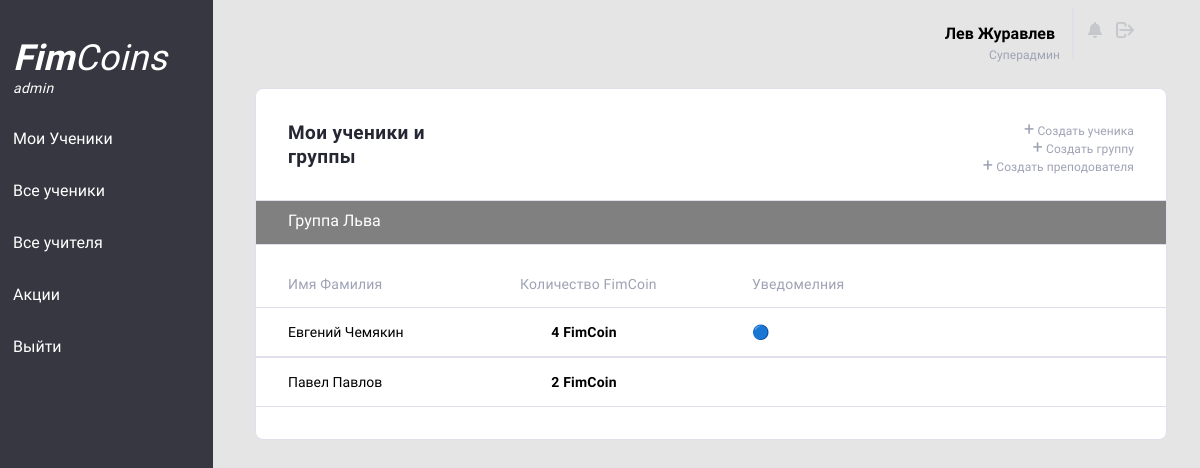
/fimcoinadmin (signed in), run on the app's committed database.
### mainCoins/models.py (models this page shows, shortened)
class TeachersInfo(models.Model):
    user_name = models.OneToOneField(User, on_delete=models.CASCADE)
    who_add_me = models.ForeignKey(User, related_name='who_add_me', on_delete=models.SET_NULL, null=True,)
    is_super_user = models.BooleanField("Суперадмин", default=False)
    slug = models.SlugField(max_length=150, null=True, blank=True, unique=True)
    email = models.EmailField("Адрес электронной почты", max_length=32, unique=True)
    name = models.CharField("Имя", blank=False, null=True, max_length=32)
    second_name = models.CharField("Фамилия", blank=False, null=True, max_length=32)
    phone_number = models.CharField("Номер телефона", blank=True, null=True, max_length=32)
    password = models.CharField("Пароль", blank=True, null=True, max_length=32, )
    group = models.ManyToManyField(Groups, blank=True)

class Groups(models.Model):
    group_name = models.CharField("Имя группы",
                                  max_length=30,
                                  unique=True)
    slug = models.SlugField(max_length=150, null=True, blank=True, unique=True)
    LITTLE = 'Little'
    MIDDLE = 'Middle'
    OLD = 'Old'
    AGE_CHOICES = [
        (LITTLE, '7-10 лет'),
        (MIDDLE, '10-14 лет'),
        (OLD, '14-17 лет'),
    ]
    group_age = models.CharField("Возраст",
                                 blank=True,
                                 null=True,
                                 max_length=7,
                                 choices=AGE_CHOICES,
                                 default=MIDDLE)
    slug = models.SlugField(max_length=150, null=True, blank=True, unique=True)
    def __str__(self):
        return self.group_name

class StudentsInfo(models.Model):
    user_name = models.OneToOneField(User, on_delete=models.CASCADE, null=True, blank=True)
    slug = models.SlugField(max_length=150, null=True, blank=True, unique=True)
    name = models.CharField("Имя", blank=False, null=True, max_length=32)
    second_name = models.CharField("Фамилия", blank=False, null=True, max_length=32)
    father_name = models.CharField("Отчество", blank=True, null=True, max_length=32)
    date_of_birth = models.DateField("Дата рождения", blank=True, null=True)
    phone_number = models.CharField("Номер телефона", blank=True, null=True, max_length=32)
    password = models.CharField("Password", blank=True, null=True, max_length=32)
    coins = models.IntegerField(default=0, validators=[MinValueValidator(0), MaxValueValidator(1000)])
    notifications = models.TextField("Уведомеления", blank=False, null=True, max_length=4000)
    STUDENT = 'ST'
    DELETED_USER = 'DU'
    GRADUATE = 'GR'
    STATUS_CHOICES = [(STUDENT, 'Ученик'), (DELETED_USER, 'Удаленный студент'), (GRADUATE, 'Выпускник')]
    status_name = models.CharField(blank=True, null=True, max_length=2, choices=STATUS_CHOICES, default=STUDENT, )
    group = models.ForeignKey(Groups, on_delete=models.SET_NULL, blank=True, null=True)
    equities = models.ManyToManyField(Equities, blank=True)

### mainCoins/views.py (the view)
# urls.py: path('fimcoinadmin', fimCoinAdmin, name='fimcoinadmin'),
def fimCoinAdmin(request):
    if chekingForTeacher(request):
        teacher = TeachersInfo.objects.get(user_name=request.user)
        context = {}
        context['myGroups'] = teacher.group.all()
        context['Student'] = StudentsInfo.objects.all()
        return render(request, 'mainCoins/fimcoinadmin.html', context)
    else:
        return redirect('/')

### mainCoins/views.py (called while the page is built)
def chekingForTeacher(request):
    if request.user.is_authenticated:
        try:
            TeachersInfo.objects.get(user_name=request.user)
            return True
        except:
            return False

### mainCoins/templates/mainCoins/fimcoinadmin.html (shortened to what this page needs)
{% extends 'mainCoins/baseAdmin.html' %}
{% block content %}
<div class="container">
    <div class="container-header">
        <h1 class="Today_s_trends_block_name">
           Мои ученики и группы
        </h1>
        <div class="header_gray_text">
            <a href="/сreateStudent" class="notUnderlineGrayLink"><span style="font-size: 18px;">+</span> Создать ученика <br></a>
            <a href="/сreateGroup" class="notUnderlineGrayLink"><span style="font-size: 18px;">+</span> Создать группу <br></a>
            <a href="/сreateTeacher" class="notUnderlineGrayLink"><span style="font-size: 18px;">+</span> Создать преподователя </a>
        </div>
    </div>
    {% for i in myGroups %}
        <p class="Group_name">
            <a class="a_white" href="{% url 'groupDetail' slug=i.slug %}">
                <p class="Group_name_background"> {{ i }}</p>
            </a>
        </p>
        {% if Student %}
        <div class="tabel-header">
            <p class="tabel-header-text first-table-column"> Имя Фамилия </p>
            <p class="tabel-header-text second-table-column"> Количество FimCoin </p>
            <p class="tabel-header-text second-table-column"> Уведомелния </p>
        </div>
        {% for j in Student %}
            {% if j.group == i  %}
                <div class="user-data-row">
                    <a href="{% url 'studentdetailurl' slug=j.slug %}" class="notUnderlineGrayLink" style="color: black;">
                   {% if j.second_name %}
                      <p class="first-table-column studentName"> {{ j.name }} {{ j.second_name }} </p>
                    {% else %}
                        <p class="first-table-column studentName"> {{ j.name }}</p>
                    {% endif %}
                    </a>
                    <div class="studentCoinCount second-table-column">
                        <a href="{% url 'addFimCoins' slug=j.slug %}" class="a_black">
                            <p class="fimCoinCount"> {{j.coins}} FimCoin </p>
                        </a>
                    </div>
                     <div class="tabel-header-text second-table-column">
                         {% if j.notifications %}
                        <a href="{% url 'notification' slug=j.slug %}" class="a_black">
                            <p> 🔵 </p>
                        </a>
                         {% endif %}
                    </div>
                </div>
            {% endif %}
        {% endfor%}
    {% endif %}
    {% endfor%}
</div>
{% endblock %}

### mainCoins/templates/mainCoins/baseAdmin.html (shortened to what this page needs)
<!DOCTYPE html>
<html lang="ru">
<head>
    {% load static %}
    <link rel="stylesheet" type="text/css" href="{% static 'css/adminStyles.css' %}">
    <link rel="stylesheet" type="text/css" href="{% static 'css/addaptive-admin-styles.css' %}">
</head>
<body>
<div class="LeftMenu">
    <p id="title">
        <a href="/" class="notUnderlineLink">
            <span id="titlebold">Fim</span><span id="titlelight">Coins</span>
        </a>
        <p id="admintext">admin</p>
    </p>
    <a href="/", class="LeftMenu_a">Мои Ученики </a>
    <a href="/fimcoinadminAllStudents", class="LeftMenu_a">Все ученики</a>
    <a href="/fimcoinadminAllTeacher", class="LeftMenu_a">Все учителя</a>
    <a href="/fimcoinadminEquitiess", class="LeftMenu_a">Акции</a>
    <a href="logout", class="LeftMenu_a">Выйти</a>
</div>
<div class="main">
    <div class="Header">
    <div class="User_info">
        <a href="{% url 'teacherDetail' slug=request.user.teachersinfo.slug %}" style="color: black; text-decoration: none;">
            <p class="username"> {{request.user.teachersinfo.name}} {{request.user.teachersinfo.second_name}}</p>
        </a>
    </div>
    <div class="verticalLine"></div>
        {% if request.user.is_authenticated %}
    <div class="icons">
        {% if request.user.is_superuser %}
        <a href="/admin", class="notUnderlineLink">
            <img class ="icon"  id="notification" src="{% static 'icons/Vector.png' %}">
        </a>
        {% endif %}
        <a href="{% url 'logout' %}">
            <img class ="icon", id="logout"src="{% static 'icons/logOutIco.png' %}">
        </a>
    </div>
        {% endif %}
</div>
    {% if request.user.teachersinfo.is_super_user %}
        <p class="little_gray" style="text-align: right; margin-right: 122px; margin-top: -12px;" > Суперадмин </p>
    {% endif %}
{% block content %}
{% endblock %}
</div>
<div class="hamburger-menu">
    <ul class="menu__box">
      <li><a class="menu__item" href="/">Мои Ученики</a></li>
			<li><a class="menu__item" href="/fimcoinadminAllStudents">Все ученики</a></li>
			<li><a class="menu__item" href="/fimcoinadminAllTeacher">Все учителя</a></li>
			<li><a class="menu__item" href="/fimcoinadminEquitiess">Акции</a></li>
			<li><a class="menu__item" href="{% url 'logout' %}">Выйти</a></li>
    </ul>
  </div>
</body>
</html>

### static/css/adminStyles.css (style rules this page uses)
body { background-color: #E5E5E5; }
.LeftMenu { background-color: #363740; color: white; margin-top: 0px; font-family: 'Mulish', sans-serif; height: 100%; width: 200px; position: fixed; z-index: 1; top: 0; left: 0; overflow-x: hidden; padding-top: 20px; padding-left: 13px; }
.LeftMenu_a { padding-top: 16px; padding-bottom: 16px; text-decoration: none; font-size: 25px; color: white; display: block; font-style: normal; font-weight: normal; font-size: 16px; line-height: 20px; }
#admintext { font-style: italic; font-weight: normal; font-size: 14px; line-height: 18px; letter-spacing: 0.3px; margin-top: -18px; }
.notUnderlineLink { text-decoration: none; color: white; }
#titlebold { font-family: 'Mulish', sans-serif; font-style: italic; font-weight: bold; font-size: 36px; line-height: 45px; letter-spacing: 0.3px; }
#titlelight { font-family: 'Mulish', sans-serif; font-style: italic; font-weight: 300; font-size: 36px; letter-spacing: 0.3px; height: 36px; margin: 0px; }
.main { font-family: 'Mulish', sans-serif; margin-left: 220px; padding: 0px 10px; }
.Header { margin-left: 44px; margin-right: 44px; display: flex; }
.User_info { margin-left: auto; margin-right: 0; display: flex; text-align: right; font-style: normal; font-weight: bold; }
.verticalLine { border: 1px solid #DFE0EB; width: 0px; margin-left: 17px; }
.icons { width: 64px; text-align: center; }
.icon { width: 14px; height: 16px; margin-left: 10px; }
#notification { margin-top: 14px; width: 14px; height: 16px; }
#logout { width: 18px; height: 16px; }
.container { position: absolute; background-color: white; left: 255px; right: 33px; top: 88px; border: 1px solid #DFE0EB; box-sizing: border-box; border-radius: 8px; padding: 32px; margin-bottom: 18px; }
.Today_s_trends_block_name { font-family: 'Mulish', sans-serif; font-style: normal; font-weight: bold; font-size: 19px; line-height: 24px; margin: 0px; letter-spacing: 0.4px; color: #252733; }
.container-header { display: flex; }
.Group_name { font-family: 'Mulish', sans-serif; font-style: normal; font-size: 19px; line-height: 24px; margin-top: 25px; letter-spacing: 0.4px; color: #252733; color: red; }
.tabel-header { display: flex; }
.tabel-header-text { font-family: 'Mulish', sans-serif; font-style: normal; font-weight: normal; font-size: 14px; line-height: 18px; display: flex; align-items: center; letter-spacing: 0.2px; color: #9FA2B4; }
.first-table-column { width: 200px; margin-right: 32px; }
.second-table-column { width: 200px; margin-right: 32px; }
.user-data-row { display: flex; margin-left: -33px; border: 1px solid #DFE0EB; margin-right: -33px; padding-left: 32px; }
.studentName { font-size: 14px; line-height: 20px; }
.studentCoinCount { font-style: normal; font-weight: bold; font-size: 14px; line-height: 20px; letter-spacing: 0.2px; color: #252733; }
.fimCoinCount { width: 128px; border: 0px solid #C4C4C4; text-align: center; }
.Group_name_background { padding-top: 10px; height: 33px; margin-left: -33px; border: 1px solid #DFE0EB; margin-right: -33px; padding-left: 32px; background-color: gray; color: white }
.little_gray { margin: 0; font-family: 'Mulish', sans-serif; font-style: normal; font-weight: normal; font-size: 12px; line-height: 16px; letter-spacing: 0.1px; color: #9FA2B4; }
.header_gray_text { margin: 0; font-family: 'Mulish', sans-serif; font-style: normal; font-weight: normal; font-size: 12px; line-height: 16px; letter-spacing: 0.1px; display: inline; width: 100%; color: #9FA2B4; text-align: right; }
.notUnderlineGrayLink { text-decoration: none; color: #9FA2B4; margin: 0px; padding: 0px; }
a { text-decoration: none; color: black; }
.a_black { text-decoration: none; color: black; }
.a_white { text-decoration: none; color: white; }

### data on the page
Groups: group_name "Группа Льва"
StudentsInfo: name "Евгений", second_name "Чемякин", coins "4"
StudentsInfo: name "Павел", second_name "Павлов", coins "2"

### other printed values
{{ request.user.teachersinfo.name }} "Лев"
{{ request.user.teachersinfo.second_name }} "Журавлев"
